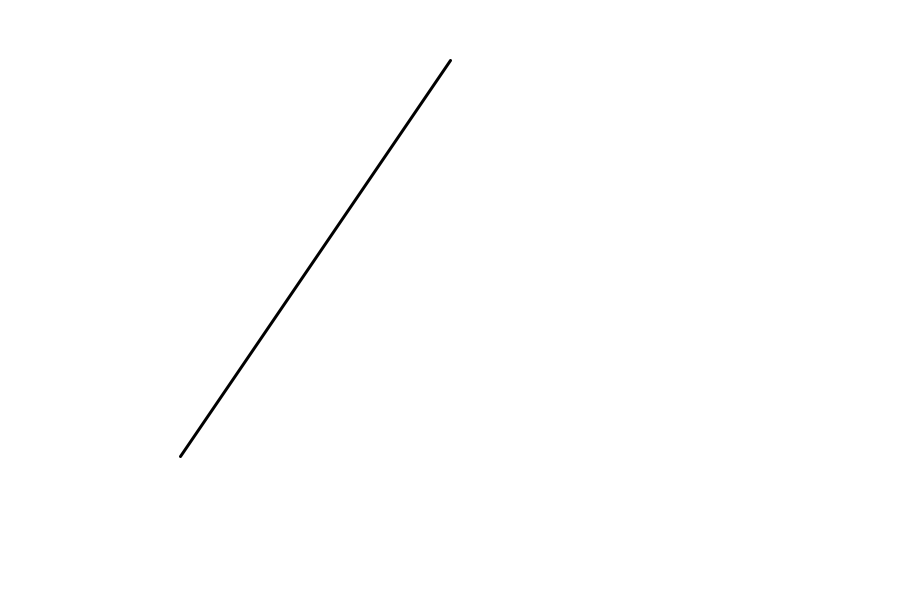
Frame 1 (no input)
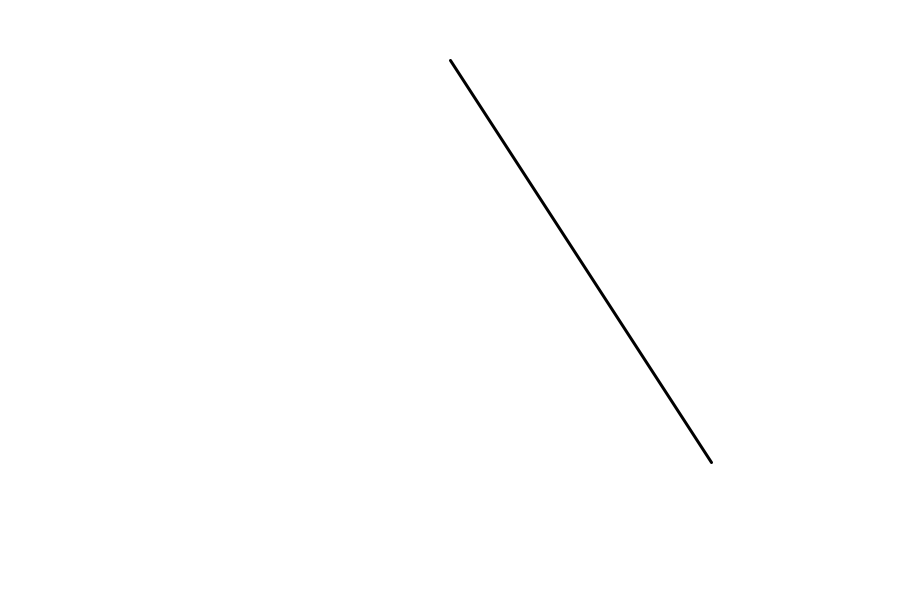
Frame 60 (the mouse pressed at the canvas centre just before this capture)
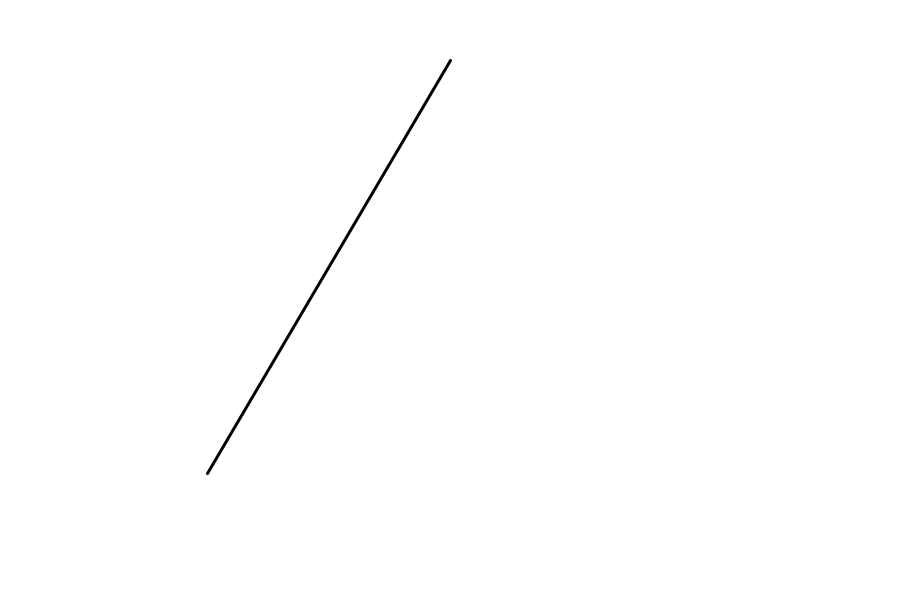
Frame 120 (the mouse held since frame 60 and released just before this capture)

The Processing sketch that drew these frames (run headless with seeded random() and noise(); from frame 60 on, the mouse is pressed at the canvas centre):

// Processing sketch: activity2
// ── activity2.pde
float initialPointX;
float initialPointY;
int counterX;
int directionX = 1;
float leftLimitX;
float rightLimitX;

float getY (float x, float r, float h, float k) {
  return (float) Math.sqrt(r * r - Math.pow(x - h, 2)) + k;
}

void setup() {
  size(900, 600);
  
  initialPointX = width * 0.5;
  initialPointY = height * 0.1;

  leftLimitX = width * 0.2;
  rightLimitX = width * 0.8;
  counterX = (int) leftLimitX;
}


void draw() {
  background(255);
  System.out.println(initialPointY);
  
  boolean hasToBounceX = counterX < leftLimitX || counterX > rightLimitX;
  
  strokeWeight(3);
  if (hasToBounceX) {
    directionX *= -1;
  }

  line(initialPointX, initialPointY, counterX, getY(counterX, height * 0.8, initialPointX, initialPointY));

  counterX += 9 * directionX;
}
